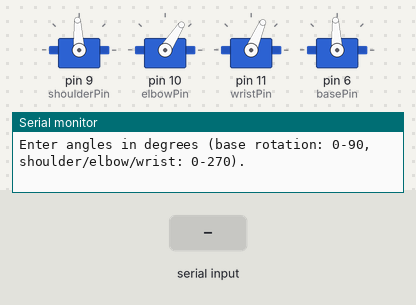
Simulated run of this sketch. Board: Arduino Uno, built with avr-gcc and run on an emulated ATmega328P. On the bench: 4 × servo, the last lines printed to the serial monitor. The test bench sets the inputs (shaded band).

Above: at 1.3 s.
1.4 s: "90,45,200," received over Serial
At 8.9 s:
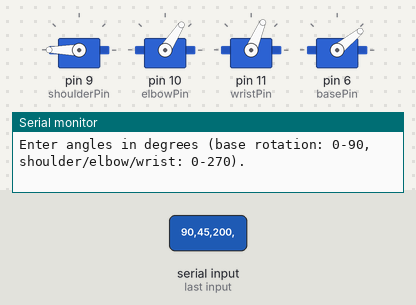
At 13.3 s:
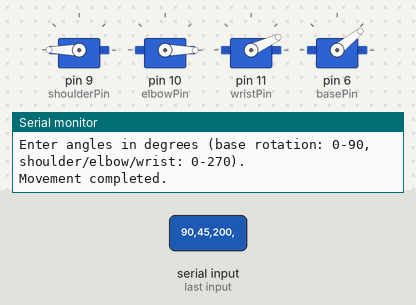
13.4 s: "30,150,10," received over Serial
At 15.86 s:
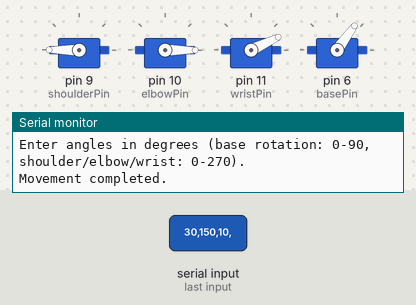
Timing chart, 0 to 24.4 s (numbered marks = the images above; inputs shaded):
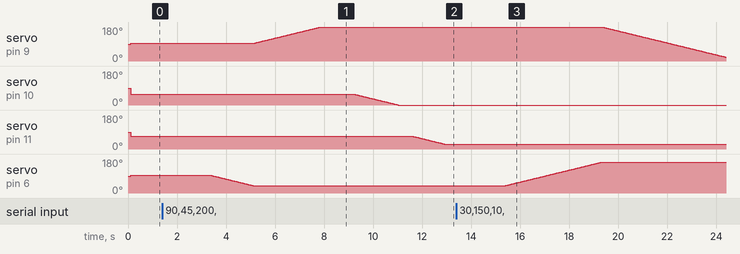

The sketch:

EnabledSerialComms.ino
```cpp
#include <Servo.h>

// Declare servo objects
Servo shoulderServo;
Servo elbowServo;
Servo wristServo;
Servo baseServo;

// Pin assignments
const int shoulderPin = 9;
const int elbowPin = 10;
const int wristPin = 11;
const int basePin = 6;

// Custom pulse width ranges for each individual servo
// Shoulder Servo (270°)
const int minPulse_shoulder = 400;
const int maxPulse_shoulder = 2600;

// Elbow Servo (270°)
const int minPulse_elbow = 350;
const int maxPulse_elbow = 2700;

// Wrist Servo (Custom pulse range for 180°)
const int minPulse_wrist = 800;
const int maxPulse_wrist = 2100;

// Base Servo (270°)
const int minPulse_base = 400;
const int maxPulse_base = 2600;

// Delay between each incremental movement (in milliseconds)
const int moveDelay = 3;

void setup() {
  // Attach the servo objects to their respective pins
  shoulderServo.attach(shoulderPin);
  elbowServo.attach(elbowPin);
  wristServo.attach(wristPin);
  baseServo.attach(basePin);

  Serial.begin(9600);
  Serial.println("Servo Calibration Mode:");
  Serial.println("Commands: 's' (shoulder), 'e' (elbow), 'w' (wrist), 'b' (base)");
  Serial.println("Enter angles in degrees (base rotation: 0-90, shoulder/elbow/wrist: 0-270).");

  // Set initial positions to match Python script
  // Initial base rotation: 45 degrees
  // Initial joint angles: 90 degrees
  int initialBasePulse = map(45, 0, 90, minPulse_base, maxPulse_base);
  int initialShoulderPulse = map(90, 0, 180, minPulse_shoulder, maxPulse_shoulder);
  int initialElbowPulse = map(90, 0, 270, minPulse_elbow, maxPulse_elbow);
  int initialWristPulse = map(90, 0, 270, minPulse_wrist, maxPulse_wrist);

  // Move servos to initial positions
  baseServo.writeMicroseconds(initialBasePulse);
  shoulderServo.writeMicroseconds(initialShoulderPulse);
  elbowServo.writeMicroseconds(initialElbowPulse);
  wristServo.writeMicroseconds(initialWristPulse);
}

void loop() {
  if (Serial.available() > 0) {
    // Read the command and joint angles from Python
    String command = Serial.readStringUntil(',');
    float baseRotation = Serial.parseFloat();
    float theta1 = Serial.parseFloat();
    float theta2 = Serial.parseFloat();
    float theta3 = Serial.parseFloat();
    Serial.read(); // Clear newline or extra characters

    // Map the angles to pulse width values
    int basePulse = map(baseRotation, 0, 180, minPulse_base, maxPulse_base);
    int shoulderPulse = map(theta1, 0, 180, minPulse_shoulder, maxPulse_shoulder);
    int elbowPulse = map(theta2, 0, 270, minPulse_elbow, maxPulse_elbow);
    int wristPulse = map(theta3, 0, 270, minPulse_wrist, maxPulse_wrist);

    // Send the appropriate commands to each servo
    gradualMove(baseServo, basePulse);
    gradualMove(shoulderServo, shoulderPulse);
    gradualMove(elbowServo, elbowPulse);
    gradualMove(wristServo, wristPulse);

    Serial.println("Movement completed.");
  }
}

// Function to move the servo gradually
void gradualMove(Servo &servo, int targetPulse) {
  int currentPulse = servo.readMicroseconds();

  // Move the servo towards the target pulse width gradually
  if (currentPulse < targetPulse) {
    for (int i = currentPulse; i <= targetPulse; i++) {
      servo.writeMicroseconds(i);
      delay(moveDelay);
    }
  } else {
    for (int i = currentPulse; i >= targetPulse; i--) {
      servo.writeMicroseconds(i);
      delay(moveDelay);
    }
  }
}
```

Measured:
- after the input at 1.4 s, servo on pin 9 (shoulderPin): moves from 93° to 180° over 2.7 s, starting after 3.7 s; servo on pin 10 (elbowPin): moves from 57° to 0° over 1.8 s, starting after 7.8 s
- after the input at 13.4 s, servo on pin 9 (shoulderPin): moves from 180° to 20° over 5.0 s, starting after 6.0 s; servo on pin 6 (basePin): moves from 39° to 164° over 3.9 s, starting after 2.0 s
